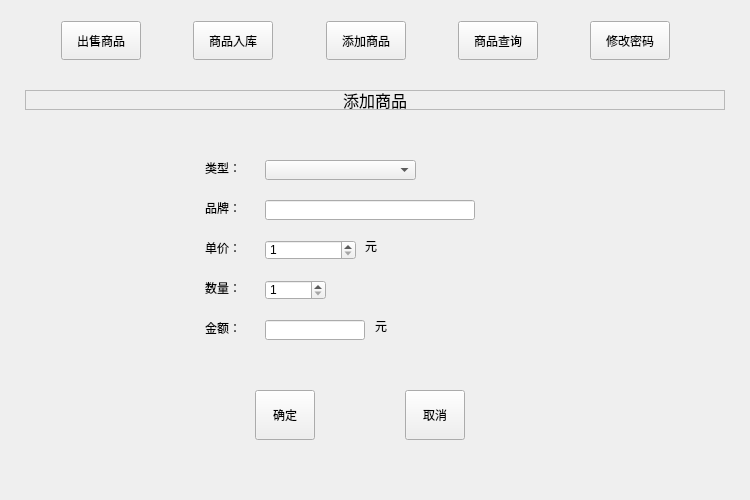
<?xml version="1.0" encoding="UTF-8"?>
<ui version="4.0">
 <class>Widget</class>
 <widget class="QWidget" name="Widget">
  <property name="geometry">
   <rect>
    <x>0</x>
    <y>0</y>
    <width>750</width>
    <height>500</height>
   </rect>
  </property>
  <property name="windowTitle">
   <string>数据管理系统</string>
  </property>
  <property name="styleSheet">
   <string notr="true"/>
  </property>
  <widget class="QWidget" name="layoutWidget">
   <property name="geometry">
    <rect>
     <x>50</x>
     <y>10</y>
     <width>631</width>
     <height>61</height>
    </rect>
   </property>
   <layout class="QHBoxLayout" name="horizontalLayout">
    <property name="sizeConstraint">
     <enum>QLayout::SetDefaultConstraint</enum>
    </property>
    <item>
     <widget class="QPushButton" name="sellBtn">
      <property name="sizePolicy">
       <sizepolicy hsizetype="Expanding" vsizetype="Expanding">
        <horstretch>0</horstretch>
        <verstretch>0</verstretch>
       </sizepolicy>
      </property>
      <property name="text">
       <string>出售商品</string>
      </property>
     </widget>
    </item>
    <item>
     <spacer name="horizontalSpacer_3">
      <property name="orientation">
       <enum>Qt::Horizontal</enum>
      </property>
      <property name="sizeHint" stdset="0">
       <size>
        <width>40</width>
        <height>20</height>
       </size>
      </property>
     </spacer>
    </item>
    <item>
     <widget class="QPushButton" name="buyBtn">
      <property name="sizePolicy">
       <sizepolicy hsizetype="Expanding" vsizetype="Expanding">
        <horstretch>0</horstretch>
        <verstretch>0</verstretch>
       </sizepolicy>
      </property>
      <property name="text">
       <string>商品入库</string>
      </property>
     </widget>
    </item>
    <item>
     <spacer name="horizontalSpacer">
      <property name="orientation">
       <enum>Qt::Horizontal</enum>
      </property>
      <property name="sizeHint" stdset="0">
       <size>
        <width>40</width>
        <height>20</height>
       </size>
      </property>
     </spacer>
    </item>
    <item>
     <widget class="QPushButton" name="addBtn">
      <property name="sizePolicy">
       <sizepolicy hsizetype="Expanding" vsizetype="Expanding">
        <horstretch>0</horstretch>
        <verstretch>0</verstretch>
       </sizepolicy>
      </property>
      <property name="text">
       <string>添加商品</string>
      </property>
     </widget>
    </item>
    <item>
     <spacer name="horizontalSpacer_4">
      <property name="orientation">
       <enum>Qt::Horizontal</enum>
      </property>
      <property name="sizeHint" stdset="0">
       <size>
        <width>40</width>
        <height>20</height>
       </size>
      </property>
     </spacer>
    </item>
    <item>
     <widget class="QPushButton" name="queryBtn">
      <property name="sizePolicy">
       <sizepolicy hsizetype="Expanding" vsizetype="Expanding">
        <horstretch>0</horstretch>
        <verstretch>0</verstretch>
       </sizepolicy>
      </property>
      <property name="text">
       <string>商品查询</string>
      </property>
     </widget>
    </item>
    <item>
     <spacer name="horizontalSpacer_2">
      <property name="orientation">
       <enum>Qt::Horizontal</enum>
      </property>
      <property name="sizeHint" stdset="0">
       <size>
        <width>40</width>
        <height>20</height>
       </size>
      </property>
     </spacer>
    </item>
    <item>
     <widget class="QPushButton" name="passwordBtn">
      <property name="sizePolicy">
       <sizepolicy hsizetype="Expanding" vsizetype="Expanding">
        <horstretch>0</horstretch>
        <verstretch>0</verstretch>
       </sizepolicy>
      </property>
      <property name="text">
       <string>修改密码</string>
      </property>
     </widget>
    </item>
   </layout>
  </widget>
  <widget class="QStackedWidget" name="stackedWidget">
   <property name="geometry">
    <rect>
     <x>25</x>
     <y>70</y>
     <width>711</width>
     <height>411</height>
    </rect>
   </property>
   <property name="currentIndex">
    <number>2</number>
   </property>
   <widget class="QWidget" name="sellPage">
    <widget class="QLabel" name="label">
     <property name="geometry">
      <rect>
       <x>0</x>
       <y>20</y>
       <width>700</width>
       <height>20</height>
      </rect>
     </property>
     <property name="font">
      <font>
       <pointsize>12</pointsize>
      </font>
     </property>
     <property name="frameShape">
      <enum>QFrame::StyledPanel</enum>
     </property>
     <property name="text">
      <string>出售商品</string>
     </property>
     <property name="alignment">
      <set>Qt::AlignCenter</set>
     </property>
    </widget>
    <widget class="QComboBox" name="sellBrandComboBox">
     <property name="geometry">
      <rect>
       <x>240</x>
       <y>130</y>
       <width>311</width>
       <height>20</height>
      </rect>
     </property>
     <property name="sizePolicy">
      <sizepolicy hsizetype="Expanding" vsizetype="Fixed">
       <horstretch>0</horstretch>
       <verstretch>0</verstretch>
      </sizepolicy>
     </property>
    </widget>
    <widget class="QLabel" name="label_24">
     <property name="geometry">
      <rect>
       <x>180</x>
       <y>170</y>
       <width>36</width>
       <height>16</height>
      </rect>
     </property>
     <property name="text">
      <string>单价：</string>
     </property>
    </widget>
    <widget class="QSpinBox" name="sellNumSpinBox">
     <property name="geometry">
      <rect>
       <x>240</x>
       <y>210</y>
       <width>101</width>
       <height>22</height>
      </rect>
     </property>
    </widget>
    <widget class="QLabel" name="label_6">
     <property name="geometry">
      <rect>
       <x>180</x>
       <y>90</y>
       <width>36</width>
       <height>16</height>
      </rect>
     </property>
     <property name="text">
      <string>类型：</string>
     </property>
    </widget>
    <widget class="QLabel" name="label_7">
     <property name="geometry">
      <rect>
       <x>180</x>
       <y>130</y>
       <width>36</width>
       <height>16</height>
      </rect>
     </property>
     <property name="text">
      <string>品牌：</string>
     </property>
    </widget>
    <widget class="QPushButton" name="sellOkBtn">
     <property name="geometry">
      <rect>
       <x>230</x>
       <y>320</y>
       <width>60</width>
       <height>50</height>
      </rect>
     </property>
     <property name="text">
      <string>确定</string>
     </property>
    </widget>
    <widget class="QLabel" name="label_9">
     <property name="geometry">
      <rect>
       <x>180</x>
       <y>250</y>
       <width>36</width>
       <height>16</height>
      </rect>
     </property>
     <property name="text">
      <string>金额：</string>
     </property>
    </widget>
    <widget class="QLineEdit" name="sellPriceLineEdit">
     <property name="geometry">
      <rect>
       <x>240</x>
       <y>170</y>
       <width>101</width>
       <height>20</height>
      </rect>
     </property>
     <property name="readOnly">
      <bool>true</bool>
     </property>
    </widget>
    <widget class="QLabel" name="label_25">
     <property name="geometry">
      <rect>
       <x>350</x>
       <y>170</y>
       <width>54</width>
       <height>12</height>
      </rect>
     </property>
     <property name="text">
      <string>元</string>
     </property>
    </widget>
    <widget class="QComboBox" name="sellTypeComboBox">
     <property name="geometry">
      <rect>
       <x>240</x>
       <y>90</y>
       <width>161</width>
       <height>20</height>
      </rect>
     </property>
     <property name="sizePolicy">
      <sizepolicy hsizetype="Expanding" vsizetype="Fixed">
       <horstretch>0</horstretch>
       <verstretch>0</verstretch>
      </sizepolicy>
     </property>
    </widget>
    <widget class="QPushButton" name="sellCancelBtn">
     <property name="geometry">
      <rect>
       <x>380</x>
       <y>320</y>
       <width>60</width>
       <height>50</height>
      </rect>
     </property>
     <property name="text">
      <string>取消</string>
     </property>
    </widget>
    <widget class="QLabel" name="label_8">
     <property name="geometry">
      <rect>
       <x>180</x>
       <y>210</y>
       <width>36</width>
       <height>16</height>
      </rect>
     </property>
     <property name="text">
      <string>数量：</string>
     </property>
    </widget>
    <widget class="QLabel" name="sellLastNumLabel">
     <property name="geometry">
      <rect>
       <x>350</x>
       <y>210</y>
       <width>111</width>
       <height>20</height>
      </rect>
     </property>
     <property name="text">
      <string>剩余数量：000</string>
     </property>
    </widget>
    <widget class="QLineEdit" name="sellSumLineEdit">
     <property name="geometry">
      <rect>
       <x>240</x>
       <y>250</y>
       <width>100</width>
       <height>20</height>
      </rect>
     </property>
     <property name="readOnly">
      <bool>true</bool>
     </property>
    </widget>
    <widget class="QLabel" name="label_13">
     <property name="geometry">
      <rect>
       <x>360</x>
       <y>250</y>
       <width>54</width>
       <height>12</height>
      </rect>
     </property>
     <property name="text">
      <string>元</string>
     </property>
    </widget>
   </widget>
   <widget class="QWidget" name="buyPage">
    <widget class="QLabel" name="label_3">
     <property name="geometry">
      <rect>
       <x>0</x>
       <y>20</y>
       <width>700</width>
       <height>20</height>
      </rect>
     </property>
     <property name="font">
      <font>
       <pointsize>12</pointsize>
      </font>
     </property>
     <property name="frameShape">
      <enum>QFrame::StyledPanel</enum>
     </property>
     <property name="text">
      <string>商品入库</string>
     </property>
     <property name="alignment">
      <set>Qt::AlignCenter</set>
     </property>
    </widget>
    <widget class="QLabel" name="label_20">
     <property name="geometry">
      <rect>
       <x>180</x>
       <y>250</y>
       <width>36</width>
       <height>16</height>
      </rect>
     </property>
     <property name="text">
      <string>金额：</string>
     </property>
    </widget>
    <widget class="QLabel" name="label_2">
     <property name="geometry">
      <rect>
       <x>180</x>
       <y>90</y>
       <width>36</width>
       <height>16</height>
      </rect>
     </property>
     <property name="text">
      <string>类型：</string>
     </property>
    </widget>
    <widget class="QComboBox" name="goodsTypeComboBox">
     <property name="geometry">
      <rect>
       <x>240</x>
       <y>90</y>
       <width>151</width>
       <height>20</height>
      </rect>
     </property>
    </widget>
    <widget class="QSpinBox" name="goodsNumSpinBox">
     <property name="geometry">
      <rect>
       <x>240</x>
       <y>210</y>
       <width>71</width>
       <height>20</height>
      </rect>
     </property>
    </widget>
    <widget class="QPushButton" name="goodsOkBtn">
     <property name="geometry">
      <rect>
       <x>230</x>
       <y>320</y>
       <width>60</width>
       <height>50</height>
      </rect>
     </property>
     <property name="text">
      <string>确定</string>
     </property>
    </widget>
    <widget class="QLabel" name="label_5">
     <property name="geometry">
      <rect>
       <x>180</x>
       <y>130</y>
       <width>36</width>
       <height>16</height>
      </rect>
     </property>
     <property name="text">
      <string>品牌：</string>
     </property>
    </widget>
    <widget class="QLabel" name="label_12">
     <property name="geometry">
      <rect>
       <x>360</x>
       <y>170</y>
       <width>54</width>
       <height>12</height>
      </rect>
     </property>
     <property name="text">
      <string>元</string>
     </property>
    </widget>
    <widget class="QLabel" name="label_19">
     <property name="geometry">
      <rect>
       <x>350</x>
       <y>250</y>
       <width>54</width>
       <height>12</height>
      </rect>
     </property>
     <property name="text">
      <string>元</string>
     </property>
    </widget>
    <widget class="QLabel" name="label_10">
     <property name="geometry">
      <rect>
       <x>180</x>
       <y>170</y>
       <width>36</width>
       <height>16</height>
      </rect>
     </property>
     <property name="text">
      <string>单价：</string>
     </property>
    </widget>
    <widget class="QLineEdit" name="goodsSumLineEdit">
     <property name="geometry">
      <rect>
       <x>240</x>
       <y>250</y>
       <width>100</width>
       <height>20</height>
      </rect>
     </property>
     <property name="readOnly">
      <bool>true</bool>
     </property>
    </widget>
    <widget class="QPushButton" name="goodsCancelBtn">
     <property name="geometry">
      <rect>
       <x>380</x>
       <y>320</y>
       <width>60</width>
       <height>50</height>
      </rect>
     </property>
     <property name="text">
      <string>取消</string>
     </property>
    </widget>
    <widget class="QComboBox" name="goodsBrandComboBox">
     <property name="geometry">
      <rect>
       <x>240</x>
       <y>130</y>
       <width>311</width>
       <height>20</height>
      </rect>
     </property>
    </widget>
    <widget class="QLineEdit" name="goodsPriceLineEdit">
     <property name="geometry">
      <rect>
       <x>240</x>
       <y>170</y>
       <width>100</width>
       <height>20</height>
      </rect>
     </property>
     <property name="readOnly">
      <bool>true</bool>
     </property>
    </widget>
    <widget class="QLabel" name="label_11">
     <property name="geometry">
      <rect>
       <x>180</x>
       <y>210</y>
       <width>36</width>
       <height>16</height>
      </rect>
     </property>
     <property name="text">
      <string>数量：</string>
     </property>
    </widget>
   </widget>
   <widget class="QWidget" name="page_2">
    <widget class="QLabel" name="label_27">
     <property name="geometry">
      <rect>
       <x>0</x>
       <y>20</y>
       <width>700</width>
       <height>20</height>
      </rect>
     </property>
     <property name="font">
      <font>
       <pointsize>12</pointsize>
      </font>
     </property>
     <property name="frameShape">
      <enum>QFrame::StyledPanel</enum>
     </property>
     <property name="text">
      <string>添加商品</string>
     </property>
     <property name="alignment">
      <set>Qt::AlignCenter</set>
     </property>
    </widget>
    <widget class="QLabel" name="label_18">
     <property name="geometry">
      <rect>
       <x>180</x>
       <y>130</y>
       <width>36</width>
       <height>16</height>
      </rect>
     </property>
     <property name="text">
      <string>品牌：</string>
     </property>
    </widget>
    <widget class="QLabel" name="label_15">
     <property name="geometry">
      <rect>
       <x>180</x>
       <y>210</y>
       <width>36</width>
       <height>16</height>
      </rect>
     </property>
     <property name="text">
      <string>数量：</string>
     </property>
    </widget>
    <widget class="QLabel" name="label_17">
     <property name="geometry">
      <rect>
       <x>340</x>
       <y>170</y>
       <width>54</width>
       <height>12</height>
      </rect>
     </property>
     <property name="text">
      <string>元</string>
     </property>
    </widget>
    <widget class="QLabel" name="label_14">
     <property name="geometry">
      <rect>
       <x>180</x>
       <y>170</y>
       <width>36</width>
       <height>16</height>
      </rect>
     </property>
     <property name="text">
      <string>单价：</string>
     </property>
    </widget>
    <widget class="QSpinBox" name="newPriceSpinBox">
     <property name="geometry">
      <rect>
       <x>240</x>
       <y>170</y>
       <width>91</width>
       <height>20</height>
      </rect>
     </property>
     <property name="minimum">
      <number>1</number>
     </property>
     <property name="maximum">
      <number>99999</number>
     </property>
     <property name="value">
      <number>1</number>
     </property>
    </widget>
    <widget class="QComboBox" name="newTypeComboBox">
     <property name="geometry">
      <rect>
       <x>240</x>
       <y>90</y>
       <width>151</width>
       <height>20</height>
      </rect>
     </property>
    </widget>
    <widget class="QPushButton" name="newOkBtn">
     <property name="geometry">
      <rect>
       <x>230</x>
       <y>320</y>
       <width>60</width>
       <height>50</height>
      </rect>
     </property>
     <property name="text">
      <string>确定</string>
     </property>
    </widget>
    <widget class="QPushButton" name="newCancelBtn">
     <property name="geometry">
      <rect>
       <x>380</x>
       <y>320</y>
       <width>60</width>
       <height>50</height>
      </rect>
     </property>
     <property name="text">
      <string>取消</string>
     </property>
    </widget>
    <widget class="QLabel" name="label_16">
     <property name="geometry">
      <rect>
       <x>180</x>
       <y>90</y>
       <width>36</width>
       <height>16</height>
      </rect>
     </property>
     <property name="text">
      <string>类型：</string>
     </property>
    </widget>
    <widget class="QLineEdit" name="newBrandLineEdit">
     <property name="geometry">
      <rect>
       <x>240</x>
       <y>130</y>
       <width>210</width>
       <height>20</height>
      </rect>
     </property>
    </widget>
    <widget class="QLineEdit" name="newSumLineEdit">
     <property name="geometry">
      <rect>
       <x>240</x>
       <y>250</y>
       <width>100</width>
       <height>20</height>
      </rect>
     </property>
     <property name="readOnly">
      <bool>true</bool>
     </property>
    </widget>
    <widget class="QLabel" name="label_21">
     <property name="geometry">
      <rect>
       <x>350</x>
       <y>250</y>
       <width>54</width>
       <height>12</height>
      </rect>
     </property>
     <property name="text">
      <string>元</string>
     </property>
    </widget>
    <widget class="QSpinBox" name="newNumSpinBox">
     <property name="geometry">
      <rect>
       <x>240</x>
       <y>210</y>
       <width>61</width>
       <height>20</height>
      </rect>
     </property>
     <property name="minimum">
      <number>1</number>
     </property>
     <property name="maximum">
      <number>999</number>
     </property>
     <property name="value">
      <number>1</number>
     </property>
    </widget>
    <widget class="QLabel" name="label_22">
     <property name="geometry">
      <rect>
       <x>180</x>
       <y>250</y>
       <width>36</width>
       <height>16</height>
      </rect>
     </property>
     <property name="text">
      <string>金额：</string>
     </property>
    </widget>
   </widget>
   <widget class="QWidget" name="page_4">
    <widget class="QLabel" name="label_28">
     <property name="geometry">
      <rect>
       <x>0</x>
       <y>20</y>
       <width>700</width>
       <height>20</height>
      </rect>
     </property>
     <property name="font">
      <font>
       <pointsize>12</pointsize>
      </font>
     </property>
     <property name="frameShape">
      <enum>QFrame::StyledPanel</enum>
     </property>
     <property name="text">
      <string>商品查询</string>
     </property>
     <property name="alignment">
      <set>Qt::AlignCenter</set>
     </property>
    </widget>
    <widget class="QTableView" name="tableView">
     <property name="geometry">
      <rect>
       <x>10</x>
       <y>130</y>
       <width>691</width>
       <height>281</height>
      </rect>
     </property>
    </widget>
    <widget class="QLabel" name="label_57">
     <property name="geometry">
      <rect>
       <x>18</x>
       <y>60</y>
       <width>36</width>
       <height>16</height>
      </rect>
     </property>
     <property name="text">
      <string>类型：</string>
     </property>
    </widget>
    <widget class="QLabel" name="label_60">
     <property name="geometry">
      <rect>
       <x>20</x>
       <y>100</y>
       <width>36</width>
       <height>16</height>
      </rect>
     </property>
     <property name="text">
      <string>品牌：</string>
     </property>
    </widget>
    <widget class="QComboBox" name="queryTypeComboBox">
     <property name="geometry">
      <rect>
       <x>60</x>
       <y>60</y>
       <width>151</width>
       <height>21</height>
      </rect>
     </property>
    </widget>
    <widget class="QPushButton" name="queryPushButton">
     <property name="geometry">
      <rect>
       <x>460</x>
       <y>50</y>
       <width>91</width>
       <height>61</height>
      </rect>
     </property>
     <property name="text">
      <string>查  询</string>
     </property>
    </widget>
    <widget class="QComboBox" name="queryBrandComboBox">
     <property name="geometry">
      <rect>
       <x>60</x>
       <y>100</y>
       <width>321</width>
       <height>20</height>
      </rect>
     </property>
     <property name="sizePolicy">
      <sizepolicy hsizetype="Expanding" vsizetype="Fixed">
       <horstretch>0</horstretch>
       <verstretch>0</verstretch>
      </sizepolicy>
     </property>
    </widget>
   </widget>
   <widget class="QWidget" name="page">
    <widget class="QLabel" name="label_4">
     <property name="geometry">
      <rect>
       <x>0</x>
       <y>20</y>
       <width>700</width>
       <height>20</height>
      </rect>
     </property>
     <property name="font">
      <font>
       <pointsize>12</pointsize>
      </font>
     </property>
     <property name="frameShape">
      <enum>QFrame::StyledPanel</enum>
     </property>
     <property name="text">
      <string>修改密码</string>
     </property>
     <property name="alignment">
      <set>Qt::AlignCenter</set>
     </property>
    </widget>
    <widget class="QLabel" name="label_23">
     <property name="geometry">
      <rect>
       <x>240</x>
       <y>120</y>
       <width>81</width>
       <height>16</height>
      </rect>
     </property>
     <property name="text">
      <string>原密码：</string>
     </property>
    </widget>
    <widget class="QLabel" name="label_26">
     <property name="geometry">
      <rect>
       <x>240</x>
       <y>160</y>
       <width>54</width>
       <height>12</height>
      </rect>
     </property>
     <property name="text">
      <string>新密码：</string>
     </property>
    </widget>
    <widget class="QLineEdit" name="oldPwdLineEdit">
     <property name="geometry">
      <rect>
       <x>290</x>
       <y>120</y>
       <width>161</width>
       <height>20</height>
      </rect>
     </property>
    </widget>
    <widget class="QLineEdit" name="newPwdLineEdit">
     <property name="geometry">
      <rect>
       <x>290</x>
       <y>160</y>
       <width>161</width>
       <height>20</height>
      </rect>
     </property>
    </widget>
    <widget class="QPushButton" name="changePwdBtn">
     <property name="geometry">
      <rect>
       <x>320</x>
       <y>220</y>
       <width>60</width>
       <height>50</height>
      </rect>
     </property>
     <property name="text">
      <string>确定</string>
     </property>
    </widget>
   </widget>
  </widget>
 </widget>
 <layoutdefault spacing="6" margin="11"/>
 <resources/>
 <connections/>
</ui>
